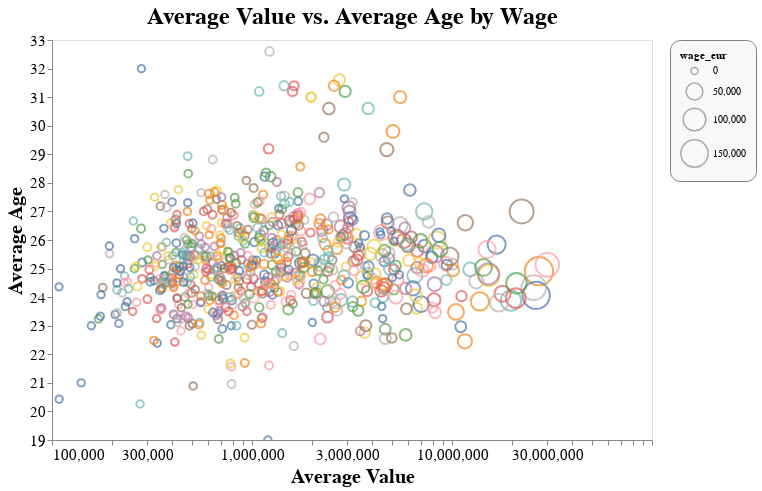

Here is the notebook cell this chart was saved with:
### Markdown cell above
# How do **values** of players differ by their **ages**?

### Code cell
alt.Chart(overall_score_by_club).mark_point().encode(
    x=alt.X('value_eur:Q', axis=alt.Axis(title='Average Value'), scale=alt.Scale(type='log')),   # logarithmic scales
    y=alt.Y('age:Q', axis=alt.Axis(title='Average Age'), scale=alt.Scale(zero=False)),
    color=alt.Color('wage_eur:N', legend=None),
    size=alt.Size('wage_eur:Q', scale=alt.Scale(range=[50,800])),
    tooltip=[alt.Tooltip('age', title='Average Age', format=',.0f'), 
             alt.Tooltip('value_eur', title= 'Average Value', format=',.0f'), 
             alt.Tooltip('wage_eur', title= 'Average Wage', format=',.0f')]
).properties(
    width=600,
    height=400,
    title='Average Value vs. Average Age by Wage'
).configure_axis(
    labelFontSize=15,
    titleFontSize=20,
    grid=False
).configure_title(
  fontSize=24,
  # font='Courier',
  color='black'  
).configure_legend(
    strokeColor='gray',
    fillColor='#faf8f7',
    padding=10,
    cornerRadius=10
    # orient='top-right'
).interactive()

### Figure 1 — Vega-Lite specification as saved in the notebook (floating-point values rounded to 4 significant figures; data arrays with more than 128 entries replaced by an {"elided": "..."} marker saying what was removed)
{"config": {"view": {"continuousWidth": 400, "continuousHeight": 300}, "axis": {"grid": false, "labelFontSize": 15, "titleFontSize": 20}, "legend": {"cornerRadius": 10, "fillColor": "#faf8f7", "padding": 10, "strokeColor": "gray"}, "title": {"color": "black", "fontSize": 24}}, "data": {"name": "data-542b14ae752a9a61a50221c5b647cdf5"}, "mark": "point", "encoding": {"color": {"field": "wage_eur", "legend": null, "type": "nominal"}, "size": {"field": "wage_eur", "scale": {"range": [50, 800]}, "type": "quantitative"}, "tooltip": [{"field": "age", "format": ",.0f", "title": "Average Age", "type": "quantitative"}, {"field": "value_eur", "format": ",.0f", "title": "Average Value", "type": "quantitative"}, {"field": "wage_eur", "format": ",.0f", "title": "Average Wage", "type": "quantitative"}], "x": {"axis": {"title": "Average Value"}, "field": "value_eur", "scale": {"type": "log"}, "type": "quantitative"}, "y": {"axis": {"title": "Average Age"}, "field": "age", "scale": {"zero": false}, "type": "quantitative"}}, "height": 400, "selection": {"selector002": {"type": "interval", "bind": "scales", "encodings": ["x", "y"]}}, "title": "Average Value vs. Average Age by Wage", "width": 600, "$schema": "https://vega.github.io/schema/vega-lite/v4.17.0.json", "datasets": {"data-542b14ae752a9a61a50221c5b647cdf5": {"elided": "667 records"}}}
